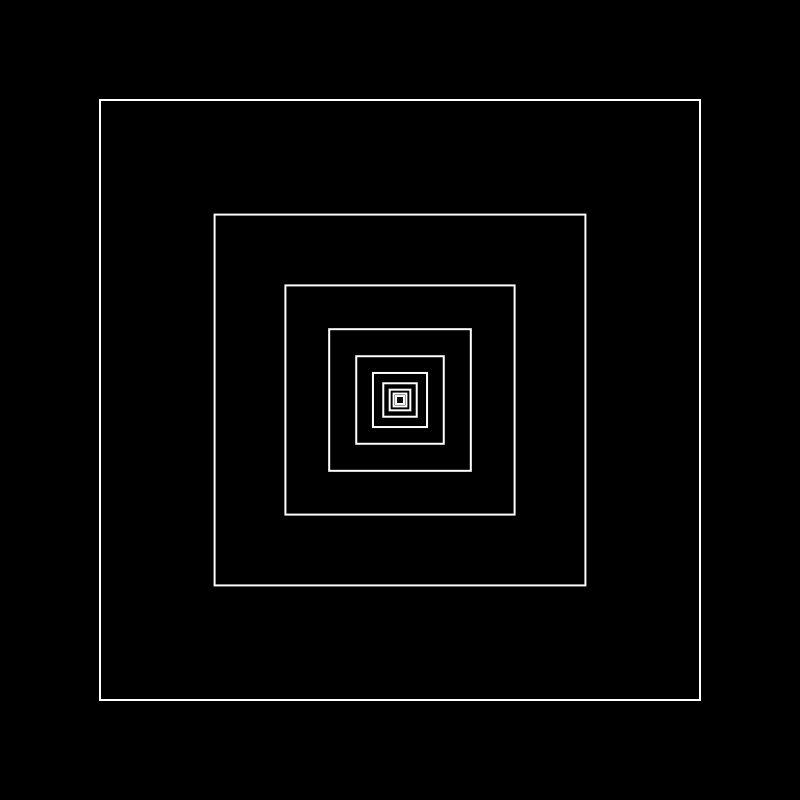

Write the Python code that produced this figure.
import cairo
import math
import random

# Setup
width, height = 800, 800
surface = cairo.ImageSurface(cairo.FORMAT_ARGB32, width, height)
ctx = cairo.Context(surface)

# Background
ctx.set_source_rgb(0, 0, 0)  # Black background
ctx.paint()

# Golden ratio
phi = (1 + math.sqrt(5)) / 2

# Initial square
x, y = 100, 100
side = 600
ctx.set_line_width(2)

def draw_nested_squares(ctx, x, y, side, depth):
    if depth == 0:
        return

    # Draw the current square
    ctx.set_source_rgb(1, 1, 1) # White lines
    ctx.rectangle(x, y, side, side)
    ctx.stroke()

    # Calculate the dimensions and position of the next square
    new_side = side / phi
    new_x = x + (side - new_side) / 2
    new_y = y + (side - new_side) / 2

    # Recursively draw the next square
    draw_nested_squares(ctx, new_x, new_y, new_side, depth - 1)


# Draw the nested squares
draw_nested_squares(ctx, x, y, side, 10)  # Depth controls number of squares
